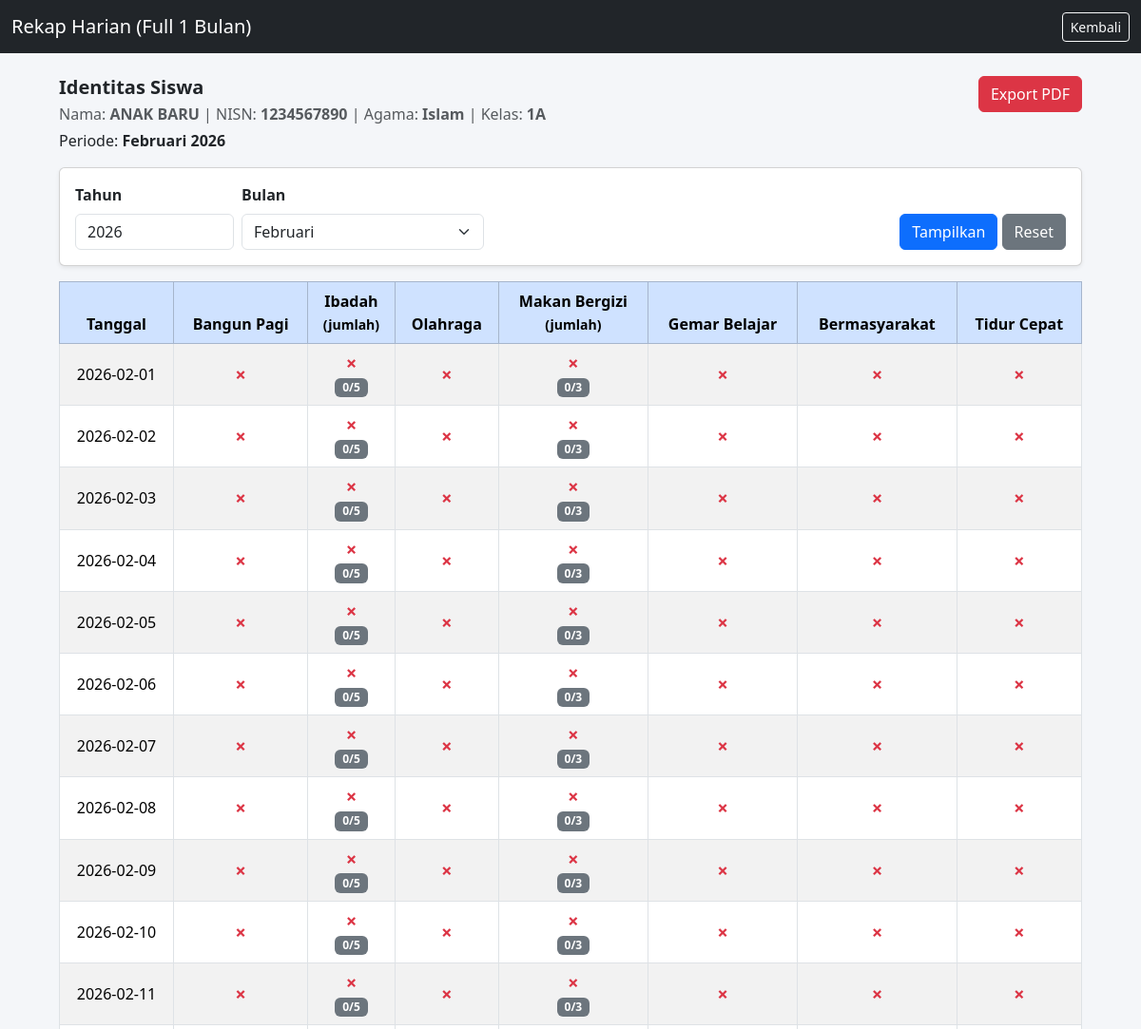
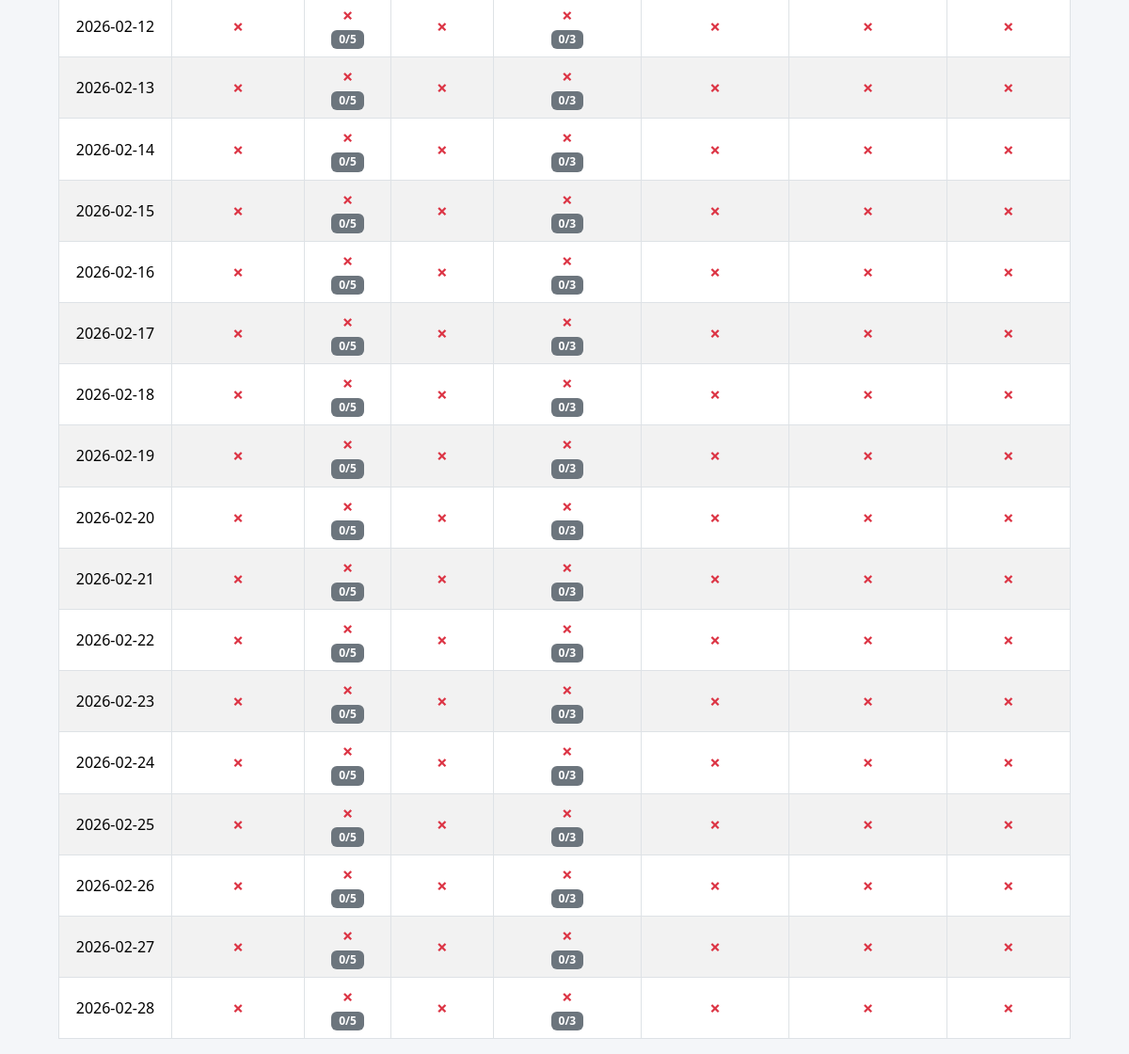
The page /siswa/rekap_harian_fullbulan.php (signed in) on the database its author committed (2 pictures, top to bottom).
### tables this page shows
CREATE TABLE `siswa` (
  `id` int NOT NULL,
  `nisn` varchar(20) NOT NULL,
  `nama` varchar(100) NOT NULL,
  `jenis_kelamin` enum('L','P') NOT NULL,
  `agama` varchar(50) NOT NULL,
  `id_kelas` int NOT NULL,
  `password` varchar(255) NOT NULL,
  `foto` varchar(255) NOT NULL DEFAULT 'default.png',
  `created_at` timestamp NULL DEFAULT CURRENT_TIMESTAMP
);

CREATE TABLE `kelas` (
  `id` int NOT NULL,
  `nama_kelas` varchar(50) NOT NULL,
  `id_guru_wali` int DEFAULT NULL
);

### siswa/rekap_harian_fullbulan.php (the view, shortened to what this page needs)
<?php
require '../config.php';
$id_siswa = (int)($_SESSION['user_id'] ?? 0);
$year  = (int)($_GET['year'] ?? date('Y'));
$month = (int)($_GET['month'] ?? date('n'));
$start = sprintf("%04d-%02d-01", $year, $month);
$end   = date("Y-m-t", strtotime($start));
$bulanNama = [1=>'Januari','Februari','Maret','April','Mei','Juni','Juli','Agustus','September','Oktober','November','Desember'];
$judulBulan = ($bulanNama[$month] ?? '') . " " . $year;
$info = $conn->prepare("
  SELECT s.nama, s.nisn, s.agama, k.nama_kelas
  FROM siswa s
  JOIN kelas k ON s.id_kelas = k.id
  WHERE s.id = ?
  LIMIT 1
");
$info->bind_param("i", $id_siswa);
$info->execute();
$siswa = $info->get_result()->fetch_assoc();
$agamaLower = strtolower(trim($siswa['agama'] ?? ''));
$dataByDate = [];
function iconTF($v){
    return ((int)$v === 1)
        ? '<span class="text-success fw-bold">✓</span>'
        : '<span class="text-danger fw-bold">✗</span>';
}
?>
<!doctype html>
<html lang="id">
<head>
<link href="https://cdn.jsdelivr.net/npm/bootstrap@5.3.3/dist/css/bootstrap.min.css" rel="stylesheet">
</head>
<body>
<nav class="navbar navbar-dark bg-dark">
  <div class="container-fluid">
    <span class="navbar-brand">Rekap Harian (Full 1 Bulan)</span>
    <a href="index.php" class="btn btn-outline-light btn-sm">Kembali</a>
  </div>
</nav>
<div class="container mt-4">
  <div class="d-flex justify-content-between align-items-start flex-wrap gap-2">
    <div>
      <h5 class="fw-bold mb-1">Identitas Siswa</h5>
      <div class="text-muted">
        Nama: <b><?= htmlspecialchars($siswa['nama']) ?></b> |
        NISN: <b><?= htmlspecialchars($siswa['nisn']) ?></b> |
        Agama: <b><?= htmlspecialchars($siswa['agama']) ?></b> |
        Kelas: <b><?= htmlspecialchars($siswa['nama_kelas']) ?></b>
      </div>
      <div class="mt-1">
        Periode: <b><?= htmlspecialchars($judulBulan) ?></b>
      </div>
    </div>
    <div class="text-end">
      <a target="_blank"
         class="btn btn-danger"
         href="rekap_harian_fullbulan_pdf.php?year=<?= $year ?>&month=<?= $month ?>">
        Export PDF
      </a>
    </div>
  </div>
  <div class="card shadow-sm mt-3">
    <div class="card-body">
      <form class="row g-2 align-items-end" method="GET">
        <div class="col-6 col-md-2">
          <label class="form-label"><b>Tahun</b></label>
          <input type="number" name="year" class="form-control" value="<?= $year ?>" min="2020" max="2100">
        </div>
        <div class="col-6 col-md-3">
          <label class="form-label"><b>Bulan</b></label>
          <select name="month" class="form-select">
            <?php foreach($bulanNama as $i=>$nm): ?>
              <option value="<?= $i ?>" <?= ($i==$month?'selected':'') ?>><?= $nm ?></option>
            <?php endforeach; ?>
          </select>
        </div>
        <div class="col-12 col-md-7 text-end">
          <button class="btn btn-primary">Tampilkan</button>
          <a href="rekap_harian_fullbulan.php" class="btn btn-secondary">Reset</a>
        </div>
      </form>
    </div>
  </div>
  <div class="table-responsive mt-3">
    <table class="table table-bordered table-striped align-middle">
      <thead class="table-primary text-center">
        <tr>
          <th style="width:120px;">Tanggal</th>
          <th>Bangun Pagi</th>
          <th>Ibadah<br><small>(jumlah)</small></th>
          <th>Olahraga</th>
          <th>Makan Bergizi<br><small>(jumlah)</small></th>
          <th>Gemar Belajar</th>
          <th>Bermasyarakat</th>
          <th>Tidur Cepat</th>
        </tr>
      </thead>
      <tbody>
      <?php
      $dtStart = new DateTime($start);
      $dtEnd   = new DateTime($end);
      $dtEnd->modify('+1 day');
      $period = new DatePeriod($dtStart, new DateInterval('P1D'), $dtEnd);
      foreach($period as $d){
        $tgl = $d->format('Y-m-d');
        $row = $dataByDate[$tgl] ?? [
            'bangun'=>0,'ibadah_any'=>0,'olahraga'=>0,'makan_any'=>0,'belajar'=>0,'masyarakat'=>0,'tidur'=>0,
            'ibadah_cnt'=>0,'makan_cnt'=>0
        ];
        $ibc = (int)($row['ibadah_cnt'] ?? 0);
        $mkc = (int)($row['makan_cnt'] ?? 0);
        $ibText = ($agamaLower === 'islam') ? ($ibc . "/5") : (string)$ibc;
        $mkText = $mkc . "/3";
      ?>
        <tr class="text-center">
          <td><?= htmlspecialchars($tgl) ?></td>
          <td><?= iconTF($row['bangun']) ?></td>
          <td>
            <?= iconTF($row['ibadah_any']) ?>
            <div><span class="badge bg-secondary badge-mini"><?= htmlspecialchars($ibText) ?></span></div>
          </td>
          <td><?= iconTF($row['olahraga']) ?></td>
          <td>
            <?= iconTF($row['makan_any']) ?>
            <div><span class="badge bg-secondary badge-mini"><?= htmlspecialchars($mkText) ?></span></div>
          </td>
          <td><?= iconTF($row['belajar']) ?></td>
          <td><?= iconTF($row['masyarakat']) ?></td>
          <td><?= iconTF($row['tidur']) ?></td>
        </tr>
      <?php } ?>
      </tbody>
    </table>
  </div>
</div>
</body>
</html>

### siswa/rekap_harian_fullbulan.php (style rules this page uses)
body { background:#f4f6f9; }
.container { max-width: 1100px; }
.badge-mini { font-size: 12px; }

### rows shown on the page
siswa: nama "ANAK BARU", nisn "1234567890", agama "Islam", id_kelas.nama_kelas "1A", agama "0/5"

### other values the page prints
$judulBulan "Februari 2026"
$tgl "2026-02-01"
$mkText "0/3"
$tgl "2026-02-02"
$tgl "2026-02-03"
$tgl "2026-02-04"
$tgl "2026-02-05"
$tgl "2026-02-06"
$tgl "2026-02-07"
$tgl "2026-02-08"
$tgl "2026-02-09"
$tgl "2026-02-10"
$tgl "2026-02-11"
$tgl "2026-02-12"
$tgl "2026-02-13"
